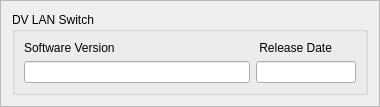
                  <widget class="QFrame" name="frame_40">
                   <property name="minimumSize">
                    <size>
                     <width>380</width>
                     <height>0</height>
                    </size>
                   </property>
                   <property name="frameShape">
                    <enum>QFrame::StyledPanel</enum>
                   </property>
                   <property name="frameShadow">
                    <enum>QFrame::Raised</enum>
                   </property>
                   <layout class="QVBoxLayout" name="verticalLayout_24">
                    <item>
                     <widget class="QGroupBox" name="CSC_gb_37">
                      <property name="minimumSize">
                       <size>
                        <width>350</width>
                        <height>0</height>
                       </size>
                      </property>
                      <property name="font">
                       <font>
                        <italic>false</italic>
                        <underline>false</underline>
                       </font>
                      </property>
                      <property name="autoFillBackground">
                       <bool>true</bool>
                      </property>
                      <property name="title">
                       <string>DV LAN Switch</string>
                      </property>
                      <property name="flat">
                       <bool>false</bool>
                      </property>
                      <property name="checkable">
                       <bool>false</bool>
                      </property>
                      <layout class="QGridLayout" name="gridLayout_51">
                       <item row="0" column="0">
                        <layout class="QHBoxLayout" name="horizontalLayout_75">
                         <item>
                          <layout class="QVBoxLayout" name="verticalLayout_75">
                           <item>
                            <widget class="QLabel" name="label_115">
                             <property name="text">
                              <string>Software Version</string>
                             </property>
                            </widget>
                           </item>
                           <item>
                            <widget class="QLineEdit" name="DVLS_V_LE">
                             <property name="minimumSize">
                              <size>
                               <width>210</width>
                               <height>0</height>
                              </size>
                             </property>
                             <property name="maximumSize">
                              <size>
                               <width>350</width>
                               <height>16777215</height>
                              </size>
                             </property>
                            </widget>
                           </item>
                          </layout>
                         </item>
                         <item>
                          <layout class="QVBoxLayout" name="verticalLayout_76">
                           <item>
                            <widget class="QLabel" name="label_116">
                             <property name="text">
                              <string> Release Date</string>
                             </property>
                            </widget>
                           </item>
                           <item>
                            <widget class="QLineEdit" name="DVLS_D_LE">
                             <property name="minimumSize">
                              <size>
                               <width>50</width>
                               <height>0</height>
                              </size>
                             </property>
                             <property name="maximumSize">
                              <size>
                               <width>100</width>
                               <height>16777215</height>
                              </size>
                             </property>
                            </widget>
                           </item>
                          </layout>
                         </item>
                        </layout>
                       </item>
                      </layout>
                     </widget>
                    </item>
                   </layout>
                  </widget>
